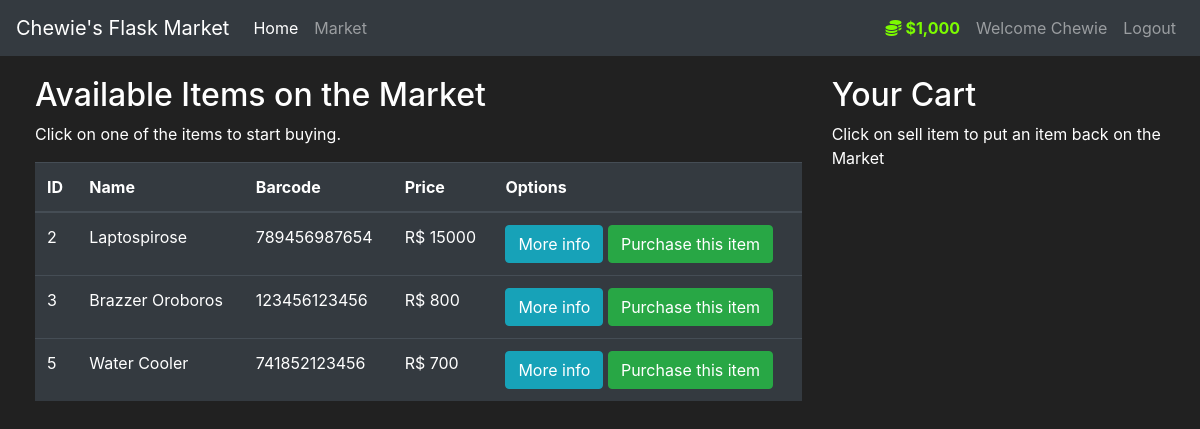
The app's page /market (signed in) with its own data.
### market/models.py (models this page shows, shortened)
class User(db.Model, UserMixin):
    id = db.Column(db.Integer(), primary_key=True)
    username = db.Column(db.String(length=30), nullable=False, unique=True)
    email_address = db.Column(db.String(50), nullable=False, unique=True)
    password_hash = db.Column(db.String(length=60), nullable=False)
    budget = db.Column(db.Integer(), nullable=False, default=1000)
    items = db.relationship('Item', backref='owned_user', lazy=True)
    @property
    def prettier_budget(self):
        if len(str(self.budget)) >= 4:
            return f'${str(self.budget)[:-3]},{str(self.budget)[-3:]}'
        else:
            return '${}'.format(self.budget)
    @property
    def password(self):
        return self.password

class Item(db.Model):
    id = db.Column(db.Integer(), primary_key=True, autoincrement=True)
    name = db.Column(db.String(length=30), nullable=False, unique=True)
    price = db.Column(db.Integer(), nullable=False)
    barcode = db.Column(db.String(12), nullable=False, unique=True)
    description = db.Column(db.String(length=1024), nullable=False, unique=True)
    owner = db.Column(db.Integer(), db.ForeignKey('user.id'))

### market/routes.py (the view, shortened to what this page needs)
@app.route('/market', methods=['GET', 'POST'])
@login_required
def market_page():
    purchase_form = PurchaseItemForm()
    selling_form = SellItemForm()
    if request.method == 'GET':
        items = Item.query.filter_by(owner=None)
        owned_items = Item.query.filter_by(owner=current_user.id)
        return render_template('market.html', items=items, purchase_form=purchase_form, owned_items=owned_items, selling_form=selling_form)

### market/models.py (called while the page is built)
@login_manager.user_loader
def load_user(user_id):
    return User.query.get(int(user_id))

### market/templates/market.html (shortened to what this page needs)
{% extends 'base.html' %} {% block title %} Market {% endblock title %} {% block content %}
<div class="row">
    <div class="col-8">
        <h2>Available Items on the Market</h2>
        <p>Click on one of the items to start buying.</p>
        <table class="table table-hover table-dark">
            <thead>
                <tr>
                    <th scope="col">ID</th>
                    <th scope="col">Name</th>
                    <th scope="col">Barcode</th>
                    <th scope="col">Price</th>
                    <th scope="col">Options</th>
                </tr>
            </thead>
            <tbody>
                {% for item in items %} {% include 'includes/items_modal.html' %}
                <tr>
                    <td>{{item.id}}</td>
                    <td>{{ item.name }}</td>
                    <td>{{ item.barcode }}</td>
                    <td>R$ {{ item.price }}</td>
                    <td>
                        <button class="btn btn-outline btn-info" data-toggle="modal" data-target="#Modal-MoreInfo-{{ item.id }}">More info</button>
                        <button class="btn btn-outline btn-success" data-toggle="modal" data-target="#Modal-PurchaseConfirm-{{ item.id }}">Purchase this item</button>
                    </td>
                </tr>
                {% endfor %}
            </tbody>
        </table>
    </div>
    <div class="col-4">
        <h2>Your Cart</h2>
        <p>Click on sell item to put an item back on the Market</p>
        <br>
    </div>
    {% endblock content %}

### market/templates/base.html (shortened to what this page needs)
<!DOCTYPE html>
<html lang="en">
<head>
    <link rel="stylesheet" href="https://cdn.jsdelivr.net/npm/bootstrap@4.5.3/dist/css/bootstrap.min.css" />
    <link rel="stylesheet" href="../static/css/main.css">
</head>
<body>
    <nav class="navbar navbar-expand-md navbar-dark bg-dark">
        <a class="navbar-brand" href="#">Chewie's Flask Market</a>
        <div class="collapse navbar-collapse" id="navbarNav">
            <ul class="navbar-nav mr-auto">
                <li class="nav-item active">
                    <a class="nav-link" href="{{ url_for('index') }}">Home <span class="sr-only">(current)</span></a>
                </li>
                <li class="nav-item">
                    <a class="nav-link" href="{{ url_for('market_page') }}">Market</a>
                </li>
            </ul>
            {% if current_user.is_authenticated %}
            <ul class="navbar-nav">
                <li class="nav-item">
                    <a class="nav-link " style="color:lawngreen; font-weight:bold">
                        <i class="fas fa-coins "></i> {{ current_user.prettier_budget }}
                    </a>
                </li>
                <li class="nav-item ">
                    <a class="nav-link ">Welcome {{ current_user.username }}</a>
                </li>
                <li class="nav-item ">
                    <a class="nav-link " href={{ url_for( 'logout_page' )}}>Logout</a>
                </li>
            </ul>
            {% endif %}
        </div>
    </nav>
    {% block content %} {% endblock content %}
</body>
</html>

### market/static/css/main.css (style rules this page uses)
body { background-color: #212121; color: white; }
.row { margin-top: 20px; margin-left: 20px; }

### records on screen
User: prettier_budget "$1,000", username "Chewie"
Item: id "2", name "Laptospirose", barcode "789456987654", price "15000"
Item: id "3", name "Brazzer Oroboros", barcode "123456123456", price "800"
Item: id "5", name "Water Cooler", barcode "741852123456", price "700"
